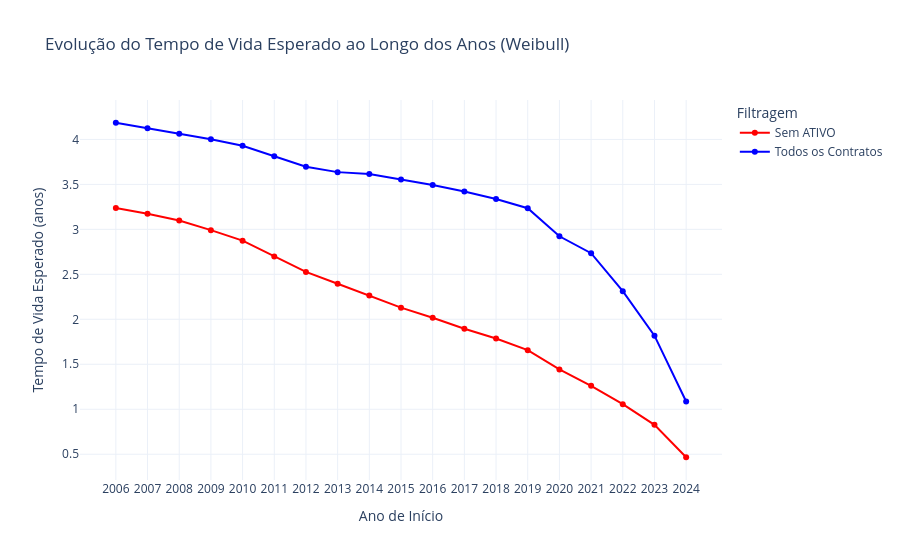

Source (notebook cell):
### Code cell
analisar_sobrevivencia_weibull_todos(tabela_nova_df)

### Figure 1 — Plotly figure (JSON) as saved in the notebook; plotly's stock layout.template omitted (floating-point values rounded to 4 significant figures)
{"data": [{"line": {"color": "red"}, "mode": "lines+markers", "name": "Sem ATIVO", "type": "scatter", "x": ["2006", "2007", "2008", "2009", "2010", "2011", "2012", "2013", "2014", "2015", "2016", "2017", "2018", "2019", "2020", "2021", "2022", "2023", "2024"], "y": [3.237, 3.174, 3.098, 2.991, 2.874, 2.698, 2.527, 2.395, 2.265, 2.13, 2.017, 1.895, 1.787, 1.657, 1.442, 1.261, 1.056, 0.8272, 0.4664]}, {"line": {"color": "blue"}, "mode": "lines+markers", "name": "Todos os Contratos", "type": "scatter", "x": ["2006", "2007", "2008", "2009", "2010", "2011", "2012", "2013", "2014", "2015", "2016", "2017", "2018", "2019", "2020", "2021", "2022", "2023", "2024"], "y": [4.185, 4.125, 4.063, 4.001, 3.929, 3.814, 3.697, 3.636, 3.615, 3.554, 3.494, 3.421, 3.337, 3.235, 2.923, 2.735, 2.313, 1.818, 1.087]}], "layout": {"legend": {"title": {"text": "Filtragem"}}, "title": {"text": "Evolução do Tempo de Vida Esperado ao Longo dos Anos (Weibull)"}, "xaxis": {"title": {"text": "Ano de Início"}}, "yaxis": {"title": {"text": "Tempo de Vida Esperado (anos)"}}}}
